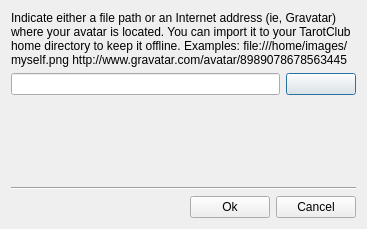
<?xml version="1.0" encoding="UTF-8"?>
<ui version="4.0">
 <class>importAvatarUI</class>
 <widget class="QDialog" name="importAvatarUI">
  <property name="geometry">
   <rect>
    <x>0</x>
    <y>0</y>
    <width>367</width>
    <height>229</height>
   </rect>
  </property>
  <property name="windowTitle">
   <string>Import an avatar</string>
  </property>
  <layout class="QVBoxLayout" name="verticalLayout">
   <item>
    <widget class="QLabel" name="label">
     <property name="text">
      <string>&lt;html&gt;&lt;head/&gt;&lt;body&gt;&lt;p&gt;Indicate either a file path or an Internet address (ie, Gravatar) where your avatar is located. You can import it to your TarotClub home directory to keep it offline.&lt;/p&gt;&lt;p&gt;Examples:&lt;br/&gt;file:///home/images/myself.png&lt;br/&gt;http://www.gravatar.com/avatar/8989078678563445&lt;/p&gt;&lt;/body&gt;&lt;/html&gt;</string>
     </property>
     <property name="wordWrap">
      <bool>true</bool>
     </property>
    </widget>
   </item>
   <item>
    <layout class="QHBoxLayout" name="horizontalLayout">
     <item>
      <widget class="QLineEdit" name="lineEdit"/>
     </item>
     <item>
      <widget class="QPushButton" name="buttonBrowse">
       <property name="minimumSize">
        <size>
         <width>70</width>
         <height>0</height>
        </size>
       </property>
       <property name="text">
        <string/>
       </property>
       <property name="icon">
        <iconset resource="../../../assets/desktop.qrc">
         <normaloff>:/images/fileopen.png</normaloff>:/images/fileopen.png</iconset>
       </property>
      </widget>
     </item>
    </layout>
   </item>
   <item>
    <spacer name="verticalSpacer">
     <property name="orientation">
      <enum>Qt::Vertical</enum>
     </property>
     <property name="sizeHint" stdset="0">
      <size>
       <width>20</width>
       <height>10</height>
      </size>
     </property>
    </spacer>
   </item>
   <item>
    <widget class="Line" name="line">
     <property name="orientation">
      <enum>Qt::Horizontal</enum>
     </property>
    </widget>
   </item>
   <item>
    <layout class="QHBoxLayout" name="horizontalLayout_2">
     <item>
      <spacer name="horizontalSpacer">
       <property name="orientation">
        <enum>Qt::Horizontal</enum>
       </property>
       <property name="sizeHint" stdset="0">
        <size>
         <width>40</width>
         <height>20</height>
        </size>
       </property>
      </spacer>
     </item>
     <item>
      <widget class="QPushButton" name="okButton">
       <property name="text">
        <string>Ok</string>
       </property>
      </widget>
     </item>
     <item>
      <widget class="QPushButton" name="cancelButton">
       <property name="text">
        <string>Cancel</string>
       </property>
      </widget>
     </item>
    </layout>
   </item>
  </layout>
 </widget>
 <resources>
  <include location="../../../assets/desktop.qrc"/>
 </resources>
 <connections>
  <connection>
   <sender>cancelButton</sender>
   <signal>clicked()</signal>
   <receiver>importAvatarUI</receiver>
   <slot>reject()</slot>
   <hints>
    <hint type="sourcelabel">
     <x>308</x>
     <y>202</y>
    </hint>
    <hint type="destinationlabel">
     <x>183</x>
     <y>114</y>
    </hint>
   </hints>
  </connection>
 </connections>
</ui>
